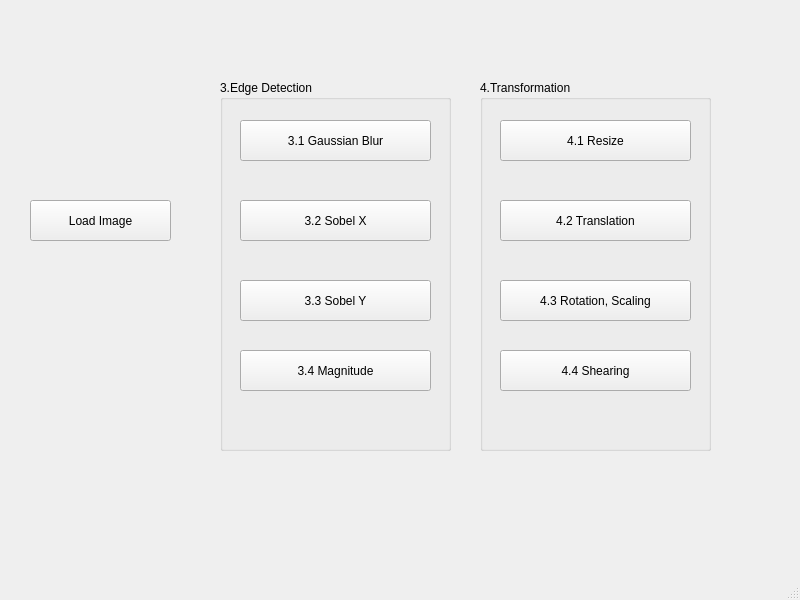
<?xml version="1.0" encoding="UTF-8"?>
<ui version="4.0">
 <class>MainWindow</class>
 <widget class="QMainWindow" name="MainWindow">
  <property name="geometry">
   <rect>
    <x>0</x>
    <y>0</y>
    <width>800</width>
    <height>600</height>
   </rect>
  </property>
  <property name="windowTitle">
   <string>MainWindow</string>
  </property>
  <widget class="QWidget" name="centralwidget">
   <widget class="QPushButton" name="loadBtn">
    <property name="geometry">
     <rect>
      <x>30</x>
      <y>200</y>
      <width>141</width>
      <height>41</height>
     </rect>
    </property>
    <property name="text">
     <string>Load Image</string>
    </property>
   </widget>
   <widget class="QGroupBox" name="groupBox">
    <property name="geometry">
     <rect>
      <x>220</x>
      <y>80</y>
      <width>231</width>
      <height>371</height>
     </rect>
    </property>
    <property name="autoFillBackground">
     <bool>false</bool>
    </property>
    <property name="title">
     <string>3.Edge Detection</string>
    </property>
    <property name="checkable">
     <bool>false</bool>
    </property>
    <widget class="QPushButton" name="gbBtn">
     <property name="geometry">
      <rect>
       <x>20</x>
       <y>40</y>
       <width>191</width>
       <height>41</height>
      </rect>
     </property>
     <property name="text">
      <string>3.1 Gaussian Blur</string>
     </property>
    </widget>
    <widget class="QPushButton" name="sobelxBtn">
     <property name="geometry">
      <rect>
       <x>20</x>
       <y>120</y>
       <width>191</width>
       <height>41</height>
      </rect>
     </property>
     <property name="text">
      <string>3.2 Sobel X</string>
     </property>
    </widget>
    <widget class="QPushButton" name="sobelyBtn">
     <property name="geometry">
      <rect>
       <x>20</x>
       <y>200</y>
       <width>191</width>
       <height>41</height>
      </rect>
     </property>
     <property name="text">
      <string>3.3 Sobel Y</string>
     </property>
    </widget>
    <widget class="QPushButton" name="magBtn">
     <property name="geometry">
      <rect>
       <x>20</x>
       <y>270</y>
       <width>191</width>
       <height>41</height>
      </rect>
     </property>
     <property name="text">
      <string>3.4 Magnitude</string>
     </property>
    </widget>
   </widget>
   <widget class="QGroupBox" name="groupBox_2">
    <property name="geometry">
     <rect>
      <x>480</x>
      <y>80</y>
      <width>231</width>
      <height>371</height>
     </rect>
    </property>
    <property name="autoFillBackground">
     <bool>false</bool>
    </property>
    <property name="title">
     <string>4.Transformation</string>
    </property>
    <property name="checkable">
     <bool>false</bool>
    </property>
    <widget class="QPushButton" name="resizeBtn">
     <property name="geometry">
      <rect>
       <x>20</x>
       <y>40</y>
       <width>191</width>
       <height>41</height>
      </rect>
     </property>
     <property name="text">
      <string>4.1 Resize</string>
     </property>
    </widget>
    <widget class="QPushButton" name="transBtn">
     <property name="geometry">
      <rect>
       <x>20</x>
       <y>120</y>
       <width>191</width>
       <height>41</height>
      </rect>
     </property>
     <property name="text">
      <string>4.2 Translation</string>
     </property>
    </widget>
    <widget class="QPushButton" name="rotateBtn">
     <property name="geometry">
      <rect>
       <x>20</x>
       <y>200</y>
       <width>191</width>
       <height>41</height>
      </rect>
     </property>
     <property name="text">
      <string>4.3 Rotation, Scaling</string>
     </property>
    </widget>
    <widget class="QPushButton" name="shearingBtn">
     <property name="geometry">
      <rect>
       <x>20</x>
       <y>270</y>
       <width>191</width>
       <height>41</height>
      </rect>
     </property>
     <property name="text">
      <string>4.4 Shearing</string>
     </property>
    </widget>
   </widget>
   <widget class="QLabel" name="fileNameLbl">
    <property name="geometry">
     <rect>
      <x>30</x>
      <y>260</y>
      <width>141</width>
      <height>31</height>
     </rect>
    </property>
    <property name="text">
     <string/>
    </property>
   </widget>
  </widget>
  <widget class="QMenuBar" name="menubar">
   <property name="geometry">
    <rect>
     <x>0</x>
     <y>0</y>
     <width>800</width>
     <height>21</height>
    </rect>
   </property>
  </widget>
  <widget class="QStatusBar" name="statusbar"/>
 </widget>
 <resources/>
 <connections/>
</ui>
